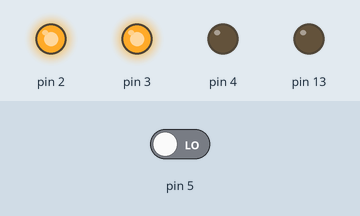
A sketch run on a simulated Arduino Uno, built with avr-gcc and run on an emulated ATmega328P. Shown: output pins drawn as LEDs (lit = HIGH). The test bench sets the inputs (shaded band); at power-on: pin 5 LOW.

Above: at 2.8 s.
2.9 s: pin 5 driven HIGH
At 3.9 s:
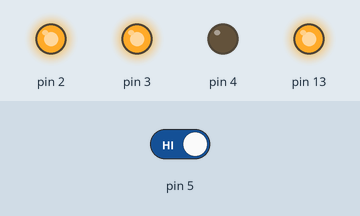
4.5 s: pin 5 driven LOW
At 5.4 s:
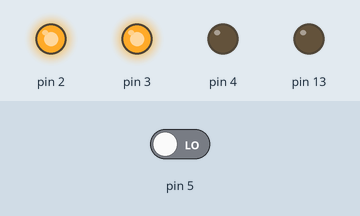
Timing chart, 0 to 7.5 s (numbered marks = the images above; inputs shaded):
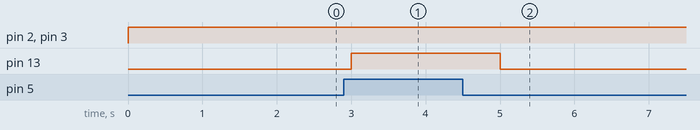

The sketch:

sketch_mar26a.ino
```cpp
#define DE0 digitalWrite(2, LOW);
#define DE1 digitalWrite(2, HIGH);
#define DI0 digitalWrite(3, LOW);
#define DI1 digitalWrite(3, HIGH);
#define RE0 digitalWrite(4, LOW);
#define RE1 digitalWrite(4, HIGH);
#define LED0 digitalWrite(13, LOW);
#define LED1 digitalWrite(13, HIGH);
#define RO digitalRead(5);

void setup() {
  pinMode(2, OUTPUT);
  pinMode(3, OUTPUT);
  pinMode(4, OUTPUT);
  pinMode(13, OUTPUT);
  pinMode(5, INPUT);
}

void loop() {
  DE1;
  RE0;
  DI1;
  if (digitalRead(5) == HIGH){
    LED1;
  }
  else{
    LED0;
  }
  delay(1000);
}
```

Measured:
- after the input at 2.9 s, pin 13: LOW → HIGH after 0.10 s
- after the input at 4.5 s, pin 13: HIGH → LOW after 0.50 s
